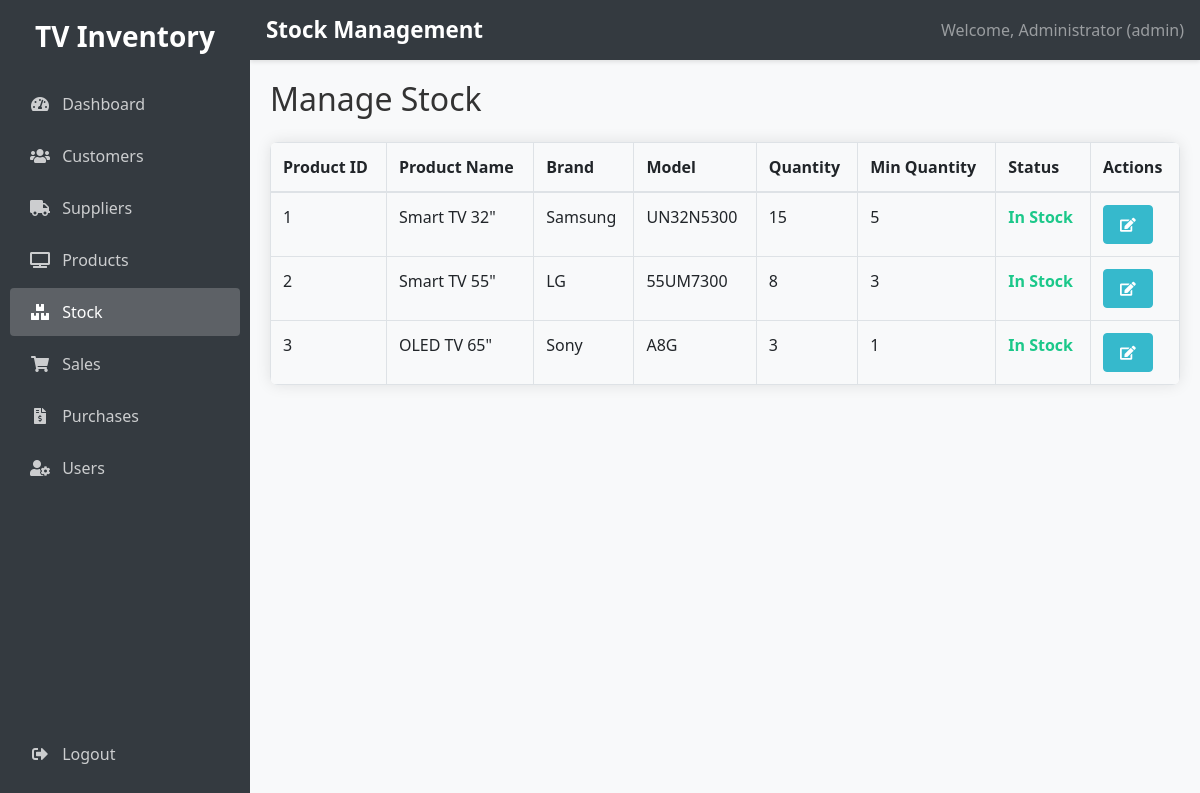
Screenshot of /stock.php (signed in) with the database file from the repository.
### tables this page shows
CREATE TABLE stock (
    id INT AUTO_INCREMENT PRIMARY KEY,
    product_id INT NOT NULL,
    quantity INT NOT NULL DEFAULT 0,
    min_quantity INT NOT NULL DEFAULT 5,
    last_updated TIMESTAMP DEFAULT CURRENT_TIMESTAMP ON UPDATE CURRENT_TIMESTAMP,
    FOREIGN KEY (product_id) REFERENCES products(id)
);

CREATE TABLE products (
    id INT AUTO_INCREMENT PRIMARY KEY,
    name VARCHAR(100) NOT NULL,
    description TEXT,
    brand VARCHAR(50),
    model VARCHAR(50),
    price DECIMAL(10,2) NOT NULL,
    deleted_at TIMESTAMP NULL DEFAULT NULL,
    created_at TIMESTAMP DEFAULT CURRENT_TIMESTAMP
);

### stock.php (the view, shortened to what this page needs)
<?php
require_once "config.php";
 $stocks = [];
 $sql = "SELECT s.id, s.product_id, s.quantity, s.min_quantity, p.name, p.brand, p.model
        FROM stock s
        JOIN products p ON s.product_id = p.id
        ORDER BY p.id ASC";
if($result = mysqli_query($conn, $sql)){
    while($row = mysqli_fetch_assoc($result)){
        $stocks[] = $row;
    }
}
?>
<!DOCTYPE html>
<html lang="en">
<head>
    <link rel="stylesheet" href="https://stackpath.bootstrapcdn.com/bootstrap/4.5.2/css/bootstrap.min.css">
    <link rel="stylesheet" href="https://cdnjs.cloudflare.com/ajax/libs/font-awesome/5.15.1/css/all.min.css">
    <link rel="stylesheet" href="style.css">
</head>
<body>
    <div class="sidebar" style="width: 250px;">
        <div class="text-center mb-4">
            <h3>TV Inventory</h3>
        </div>
        <ul class="nav flex-column">
            <li class="nav-item">
                <a class="nav-link" href="dashboard.php">
                    <i class="fas fa-tachometer-alt mr-2"></i> Dashboard
                </a>
            </li>
            <?php if($_SESSION["role"] == "admin" || $_SESSION["role"] == "karyawan"): ?>
            <li class="nav-item">
                <a class="nav-link" href="customers.php">
                    <i class="fas fa-users mr-2"></i> Customers
                </a>
            </li>
            <li class="nav-item">
                <a class="nav-link" href="suppliers.php">
                    <i class="fas fa-truck mr-2"></i> Suppliers
                </a>
            </li>
            <li class="nav-item">
                <a class="nav-link" href="products.php">
                    <i class="fas fa-tv mr-2"></i> Products
                </a>
            </li>
            <li class="nav-item">
                <a class="nav-link active" href="stock.php">
                    <i class="fas fa-boxes mr-2"></i> Stock
                </a>
            </li>
            <li class="nav-item">
                <a class="nav-link" href="sales.php">
                    <i class="fas fa-shopping-cart mr-2"></i> Sales
                </a>
            </li>
            <li class="nav-item">
                <a class="nav-link" href="purchases.php">
                    <i class="fas fa-file-invoice-dollar mr-2"></i> Purchases
                </a>
            </li>
            <?php endif; ?>
            <?php if($_SESSION["role"] == "admin"): ?>
            <li class="nav-item">
                <a class="nav-link" href="users.php">
                    <i class="fas fa-user-cog mr-2"></i> Users
                </a>
            </li>
            <?php endif; ?>
            <li class="nav-item mt-auto">
                <a class="nav-link" href="logout.php">
                    <i class="fas fa-sign-out-alt mr-2"></i> Logout
                </a>
            </li>
        </ul>
    </div>
    <nav class="navbar navbar-expand-lg navbar-dark bg-dark">
        <span class="navbar-brand">Stock Management</span>
        <span class="navbar-text ml-auto">
            Welcome, <?php echo htmlspecialchars($_SESSION["name"]); ?> (<?php echo htmlspecialchars($_SESSION["role"]); ?>)
        </span>
    </nav>
    <div class="content">
        <h2 class="mb-4">Manage Stock</h2>
        <div class="table-responsive">
            <table class="table table-bordered" width="100%" cellspacing="0">
                <thead>
                    <tr>
                        <th>Product ID</th>
                        <th>Product Name</th>
                        <th>Brand</th>
                        <th>Model</th>
                        <th>Quantity</th>
                        <th>Min Quantity</th>
                        <th>Status</th>
                        <th>Actions</th>
                    </tr>
                </thead>
                <tbody>
                    <?php if(empty($stocks)): ?>
                        <tr>
                            <td colspan="8" class="text-center">No stock records found</td>
                        </tr>
                    <?php else: ?>
                        <?php foreach($stocks as $stock): ?>
                            <tr>
                                <td><?php echo $stock['product_id']; ?></td>
                                <td><?php echo $stock['name']; ?></td>
                                <td><?php echo $stock['brand']; ?></td>
                                <td><?php echo $stock['model']; ?></td>
                                <td><?php echo $stock['quantity']; ?></td>
                                <td><?php echo $stock['min_quantity']; ?></td>
                                <td>
                                    <?php
                                    if($stock['quantity'] == 0){
                                        echo '<span class="stock-out">Out of Stock</span>';
                                    } elseif($stock['quantity'] <= $stock['min_quantity']){
                                        echo '<span class="stock-low">Low Stock</span>';
                                    } else{
                                        echo '<span class="stock-good">In Stock</span>';
                                    }
                                    ?>
                                </td>
                                <td>
                                    <button type="button" class="btn btn-info btn-sm" data-toggle="modal" data-target="#editStockModal<?php echo $stock['id']; ?>">
                                        <i class="fas fa-edit"></i>
                                    </button>
                                </td>
                            </tr>
                        <?php endforeach; ?>
                    <?php endif; ?>
                </tbody>
            </table>
        </div>
    </div>
</body>
</html>

### style.css (style rules this page uses)
body { font-family: 'Segoe UI', Tahoma, Geneva, Verdana, sans-serif; background-color: #f8f9fa; color: #333; }
.sidebar { height: 100vh; background-color: #343a40; color: white; position: fixed; top: 0; left: 0; z-index: 100; padding-top: 20px; width: 250px; transition: all 0.3s; }
.sidebar .text-center { margin-bottom: 30px; }
.sidebar h3 { font-weight: bold; color: #fff; }
.sidebar .nav-link { color: rgba(255,255,255,.75); padding: 12px 20px; border-radius: 4px; margin: 2px 10px; transition: all 0.3s; }
.sidebar .nav-link.active { color: white; background-color: rgba(255,255,255,.2); }
.sidebar .nav-link i { margin-right: 10px; width: 20px; text-align: center; }
.sidebar .nav-item:last-child { margin-top: auto; position: absolute; bottom: 20px; width: calc(100% - 20px); }
.content { margin-left: 250px; padding: 20px; min-height: 100vh; transition: all 0.3s; }
.navbar { margin-left: 250px; width: calc(100% - 250px); background-color: #343a40 !important; box-shadow: 0 2px 4px rgba(0,0,0,.1); transition: all 0.3s; }
.navbar-brand { font-weight: bold; font-size: 1.4rem; }
.table-responsive { border-radius: 8px; box-shadow: 0 0 15px rgba(0,0,0,0.1); margin-bottom: 25px; overflow: hidden; }
.table { margin-bottom: 0; }
.table th { background-color: #f8f9fa; font-weight: 600; border-top: none; }
.table-bordered th, .table-bordered td { border: 1px solid #dee2e6; }
.btn { border-radius: 4px; font-weight: 500; padding: 8px 16px; transition: all 0.3s; }
.btn-info { background-color: #36b9cc; border-color: #36b9cc; }
.stock-good { color: #1cc88a; font-weight: bold; }

### rows the page displays
stock: product "1", product.name "Smart TV 32\"", product.brand "Samsung", product.model "UN32N5300", quantity "15", min_quantity "5", shows "In Stock"
stock: product "2", product.name "Smart TV 55\"", product.brand "LG", product.model "55UM7300", quantity "8", min_quantity "3", shows "In Stock"
stock: product "3", product.name "OLED TV 65\"", product.brand "Sony", product.model "A8G", quantity "3", min_quantity "1", shows "In Stock"

### other values shown
$_SESSION["name"] "Administrator"
$_SESSION["role"] "admin"
